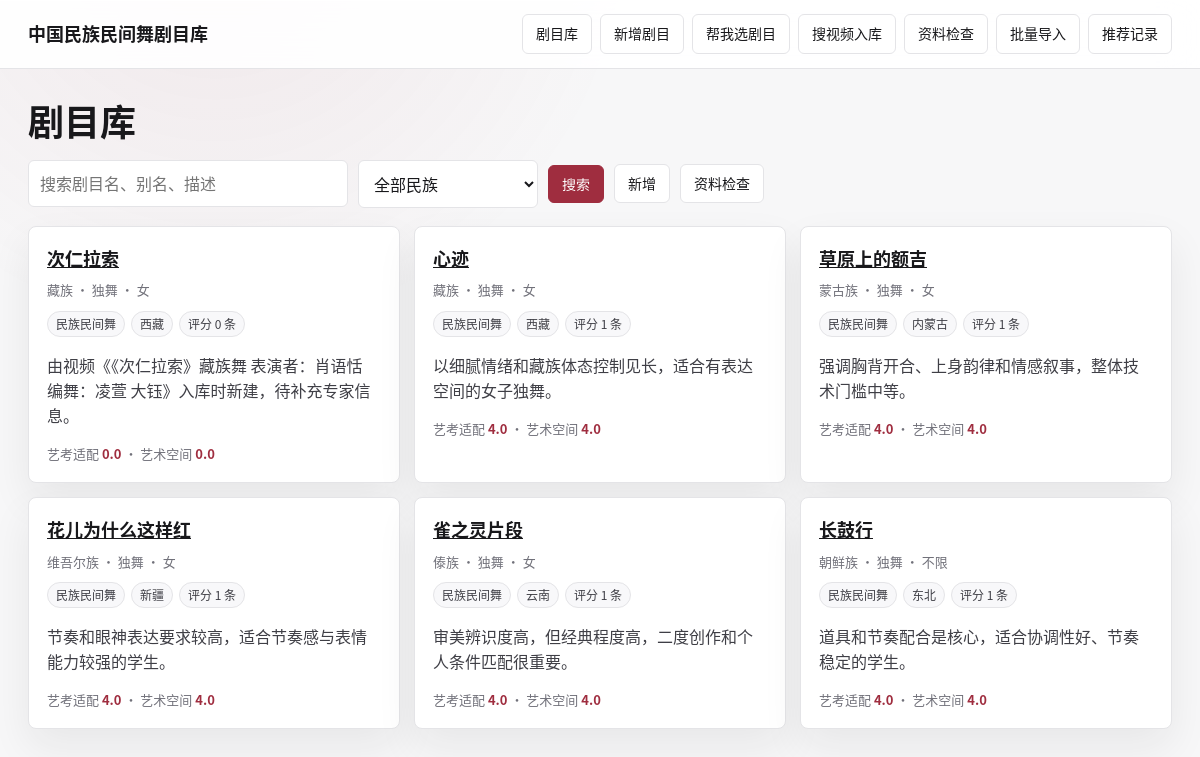
The app's page /works with its own data.
### tables this page shows
CREATE TABLE dance_work (
          id TEXT PRIMARY KEY,
          title TEXT NOT NULL,
          normalized_title TEXT DEFAULT '',
          aliases TEXT DEFAULT '',
          ethnicity TEXT DEFAULT '',
          region TEXT DEFAULT '',
          dance_type TEXT DEFAULT '',
          form TEXT DEFAULT '',
          gender_tendency TEXT DEFAULT '',
          duration_min REAL,
          duration_max REAL,
          props TEXT DEFAULT '',
          music_info TEXT DEFAULT '',
          premiere_info TEXT DEFAULT '',
          description TEXT DEFAULT '',
          created_at TEXT NOT NULL,
          updated_at TEXT NOT NULL
        );

### app.py (the view)
@app.route("/works")
def works():
    q = request.args.get("q", "").strip()
    ethnicity = request.args.get("ethnicity", "").strip()
    params = []
    where = []
    if q:
        where.append("(title LIKE ? OR aliases LIKE ? OR description LIKE ?)")
        params += [f"%{q}%", f"%{q}%", f"%{q}%"]
    if ethnicity:
        where.append("ethnicity = ?")
        params.append(ethnicity)
    sql = "SELECT * FROM dance_work"
    if where:
        sql += " WHERE " + " AND ".join(where)
    sql += " ORDER BY updated_at DESC"
    rows = query_all(sql, params)
    ethnicities = query_all("SELECT DISTINCT ethnicity FROM dance_work WHERE ethnicity != '' ORDER BY ethnicity")
    cards = []
    for row in rows:
        avg = review_averages(row["id"])
        cards.append({"work": row, "avg": avg, "recheck": needs_recheck(row["id"])})
    return render_page(
        "works.html",
        "剧目库",
        cards=cards,
        q=q,
        ethnicity=ethnicity,
        ethnicities=ethnicities,
    )

### app.py (called while the page is built, shortened)
def app_mode():
    return os.environ.get("APP_MODE", "internal").strip().lower() or "internal"

def get_db():
    if "db" not in g:
        g.db = sqlite3.connect(app.config.get("DB_PATH", DB_PATH))
        g.db.row_factory = sqlite3.Row
    return g.db

def execute(sql, params=()):
    db = get_db()
    db.execute(sql, params)
    db.commit()

def query_all(sql, params=()):
    return get_db().execute(sql, params).fetchall()

def query_one(sql, params=()):
    return get_db().execute(sql, params).fetchone()

def init_db(seed=False):
    db = get_db()
    db.executescript(SCHEMA)
    db.commit()
    ensure_schema_migrations()
    if seed and query_one("SELECT COUNT(*) AS c FROM dance_work")["c"] == 0:
        seed_data()
        backfill_normalized_data()

def ensure_work_search_index():
    db = get_db()
    try:
        db.execute(
            """
            CREATE VIRTUAL TABLE IF NOT EXISTS work_search_fts
            USING fts5(work_id UNINDEXED, title, aliases, attributes, expert_text, video_text, tokenize='trigram')
            """
        )
    except sqlite3.OperationalError:
        db.execute(
            """
            CREATE VIRTUAL TABLE IF NOT EXISTS work_search_fts
            USING fts5(work_id UNINDEXED, title, aliases, attributes, expert_text, video_text)
            """
        )
    db.commit()

def ensure_columns(table, columns):
    existing = {row["name"] for row in query_all(f"PRAGMA table_info({table})")}
    for name, definition in columns.items():
        if name not in existing:
            execute(f"ALTER TABLE {table} ADD COLUMN {name} {definition}")

def remove_obsolete_work_state_columns():
    columns = [row["name"] for row in query_all("PRAGMA table_info(dance_work)")]
    obsolete = {"status", "merged_into_work_id"}
    if not obsolete.intersection(columns):
        return

def repair_obsolete_foreign_key_names():
    tables = ["dance_work_alias", "dance_video_version", "expert_review"]
    needs_repair = False
    for table in tables:
        for row in query_all(f"PRAGMA foreign_key_list({table})"):
            if row["table"] == "dance_work_old":
                needs_repair = True
                break
    if not needs_repair:
        return

def add_aliases_from_text(work_id, aliases):
    for alias in re.split(r"[,，;；\\n]+", aliases or ""):
        add_work_alias(work_id, alias)

def bilibili_bvid(url):
    match = re.search(r"(BV[A-Za-z0-9]+)", url or "")
    return match.group(1) if match else None

### templates/works.html (shortened to what this page needs)
{% extends "base.html" %}
{% block content %}
<h1>剧目库</h1>
<form class="toolbar" method="get">
  <input name="q" value="{{ q }}" placeholder="搜索剧目名、别名、描述" style="max-width: 320px;">
  <select name="ethnicity" style="max-width: 180px;">
    <option value="">全部民族</option>
  </select>
  <button class="button primary" type="submit">搜索</button>
  <a class="button" href="{{ url_for('new_work') }}">新增</a>
  <a class="button" href="{{ url_for('quality_dashboard') }}">资料检查</a>
</form>
<div class="grid">
  {% for item in cards %}
  <article class="card">
    <h3><a href="{{ url_for('work_detail', work_id=item.work.id) }}">{{ item.work.title }}</a></h3>
    <div class="meta">{{ item.work.ethnicity }} · {{ item.work.form }} · {{ item.work.gender_tendency or '不限' }}</div>
    <div class="tags">
      <span class="tag">{{ item.work.dance_type }}</span>
      <span class="tag">{{ item.work.region }}</span>
      <span class="tag">评分 {{ item.avg.review_count or 0 }} 条</span>
    </div>
    <p>{{ item.work.description }}</p>
    <div class="meta">艺考适配 <span class="score">{{ "%.1f"|format(item.avg.exam_suitability_score or 0) }}</span> · 艺术空间 <span class="score">{{ "%.1f"|format(item.avg.creative_space_score or 0) }}</span></div>
  </article>
  {% else %}
  <div class="notice">暂无匹配剧目。</div>
  {% endfor %}
</div>
{% endblock %}

### static/css/app.css (style rules this page uses)
:root { --ink: #18181b; --muted: #71717a; --soft: #a1a1aa; --line: #e4e4e7; --paper: #f7f7f8; --panel: #ffffff; --accent: #9f2d3f; --accent-soft: #fff1f3; --surface: #f0f1f3; --shadow: 0 18px 42px rgba(24, 24, 27, .07); }
* { box-sizing: border-box; }
html { scroll-behavior: smooth; }
body { margin: 0; color: var(--ink); background: radial-gradient(circle at 18% -10%, rgba(159, 45, 63, .08), transparent 32%), var(--paper); font-family: "Satoshi", "Geist", "Microsoft YaHei", "Noto Sans CJK SC", sans-serif; line-height: 1.55; }
a { color: inherit; }
nav a, .button { color: var(--ink); text-decoration: none; border: 1px solid var(--line); background: var(--panel); padding: 8px 13px; border-radius: 6px; font-size: 14px; cursor: pointer; display: inline-flex; align-items: center; justify-content: center; gap: 6px; min-height: 38px; transition: transform .18s cubic-bezier(.16, 1, .3, 1), border-color .18s, background .18s, color .18s, box-shadow .18s; }
h1 { font-size: clamp(28px, 3vw, 42px); line-height: 1.08; margin: 0 0 20px; letter-spacing: 0; font-weight: 900; }
h3 { letter-spacing: 0; }
p { color: #3f3f46; }
.toolbar { display: flex; gap: 10px; flex-wrap: wrap; align-items: center; margin-bottom: 18px; }
.grid { display: grid; grid-template-columns: repeat(auto-fit, minmax(280px, 1fr)); gap: 14px; }
.card, .panel { background: var(--panel); border: 1px solid var(--line); border-radius: 8px; padding: 18px; box-shadow: var(--shadow); }
.card h3 { margin: 0 0 8px; font-size: 18px; }
.card { transition: transform .2s cubic-bezier(.16, 1, .3, 1), border-color .2s, box-shadow .2s; }
.meta { color: var(--muted); font-size: 13px; }
.tags { display: flex; flex-wrap: wrap; gap: 6px; margin: 10px 0; }
.tag { border: 1px solid var(--line); border-radius: 999px; padding: 3px 8px; font-size: 12px; background: #f8f8fa; color: #3f3f46; }
.score { color: var(--accent); font-weight: 800; }
input, textarea, select { width: 100%; border: 1px solid var(--line); border-radius: 6px; padding: 10px 11px; background: #fff; color: var(--ink); font: inherit; transition: border-color .18s, box-shadow .18s, background .18s; }
.primary { background: var(--accent); color: white; border-color: var(--accent); }

### records on screen
dance_work: work "次仁拉索", work.ethnicity "藏族", work.form "独舞", work "女", work.dance_type "民族民间舞", work.region "西藏", work.description "由视频《《次仁拉索》藏族舞 表演者：肖语恬 编舞：凌萱 大钰》入库时新建，待补充专家信息。"
dance_work: work "心迹", work.ethnicity "藏族", work.form "独舞", work "女", work.dance_type "民族民间舞", work.region "西藏", work.description "以细腻情绪和藏族体态控制见长，适合有表达空间的女子独舞。"
dance_work: work "草原上的额吉", work.ethnicity "蒙古族", work.form "独舞", work "女", work.dance_type "民族民间舞", work.region "内蒙古", work.description "强调胸背开合、上身韵律和情感叙事，整体技术门槛中等。"
dance_work: work "花儿为什么这样红", work.ethnicity "维吾尔族", work.form "独舞", work "女", work.dance_type "民族民间舞", work.region "新疆", work.description "节奏和眼神表达要求较高，适合节奏感与表情能力较强的学生。"
dance_work: work "雀之灵片段", work.ethnicity "傣族", work.form "独舞", work "女", work.dance_type "民族民间舞", work.region "云南", work.description "审美辨识度高，但经典程度高，二度创作和个人条件匹配很重要。"
dance_work: work "长鼓行", work.ethnicity "朝鲜族", work.form "独舞", work "不限", work.dance_type "民族民间舞", work.region "东北", work.description "道具和节奏配合是核心，适合协调性好、节奏稳定的学生。"

### other values on screen
{{ '搜视频入库' if app_mode == 'internal' else '添加视频' }} "搜视频入库"
{{ item.avg.review_count or 0 }} "0" "1" "1" "1" "1" "1"
{{ "%.1f"|format(item.avg.exam_suitability_score or 0) }} "0.0" "4.0" "4.0" "4.0" "4.0" "4.0"
{{ "%.1f"|format(item.avg.creative_space_score or 0) }} "0.0" "4.0" "4.0" "4.0" "4.0" "4.0"
